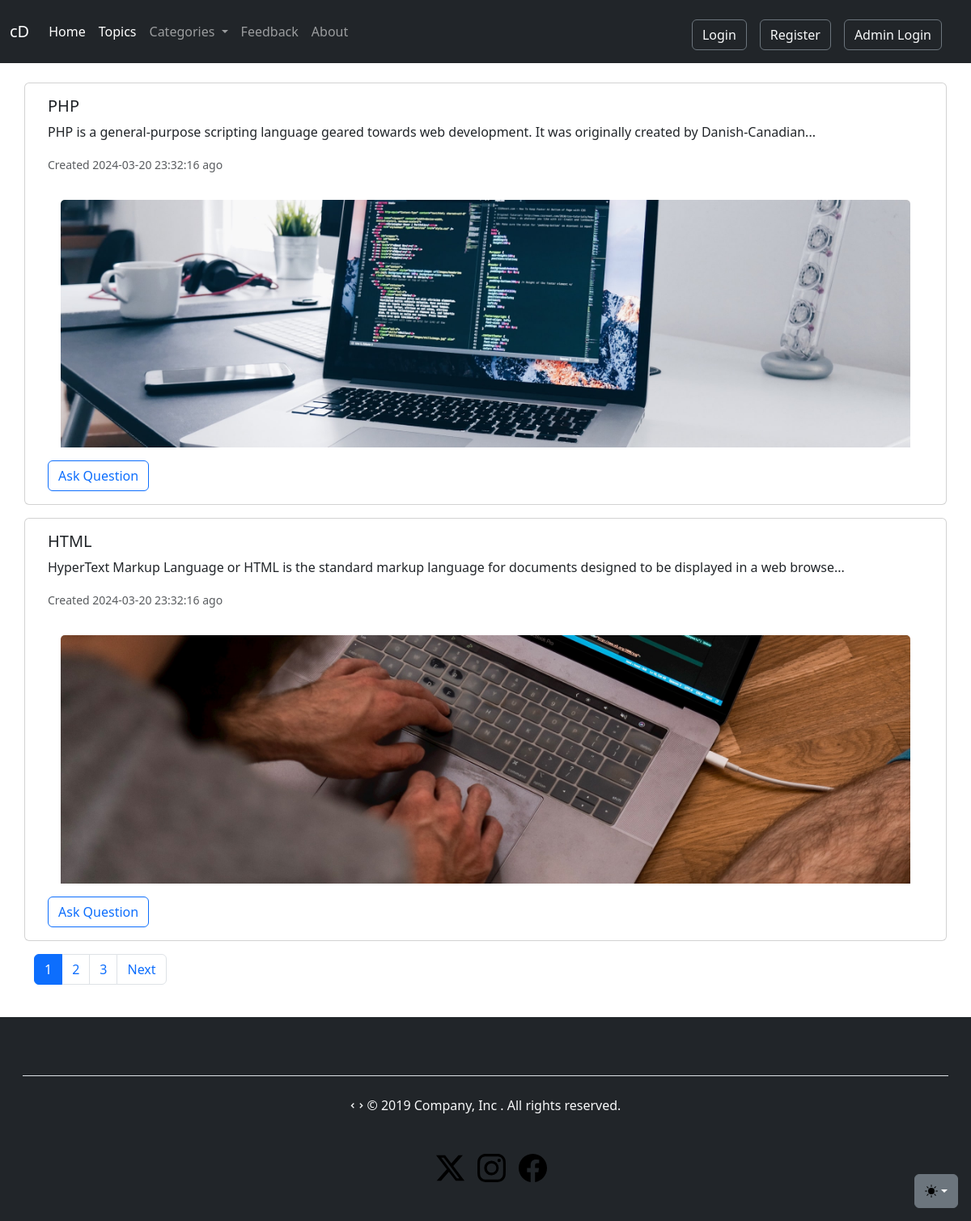
Page /topic.php on the committed database.
### tables this page shows
CREATE TABLE `categories` (
  `category_id` int(11) NOT NULL,
  `category_name` varchar(255) NOT NULL,
  `category_discreption` varchar(255) NOT NULL,
  `created` datetime NOT NULL DEFAULT current_timestamp()
);

### topic.php (the view, shortened to what this page needs)
<!doctype html>
<html lang="en">
<head>
    <link href="https://cdn.jsdelivr.net/npm/remixicon@4.1.0/fonts/remixicon.css" rel="stylesheet" />
    <link href="https://cdn.jsdelivr.net/npm/bootstrap@5.3.2/dist/css/bootstrap.min.css" rel="stylesheet">
</head>
<body>
    <?php include("partials/_header.php"); ?>
    <?php include("partials/_dbconnect.php"); ?>
    <div class="container my-3">
        <div class="row my-4">
            <?php
            $no=1;
            $limit = 2;
            if (isset($_GET['page'])) {
                $page = $_GET['page'];
            } else {
                $page = 1;
            }
            $offset = ($page - 1) * $limit;
            $sql = " SELECT * FROM `categories` LIMIT {$offset},{$limit}";
            $result = mysqli_query($conn, $sql);
            while ($row = mysqli_fetch_assoc($result)) {
                $id = $row['category_id'];
                $name = $row['category_name'];
                $disc = $row['category_discreption'];
                $created = $row['created'];
                echo'<div class="card mb-3 baseBlock" id="myCard">
                        <div class="card-body ">
                            <input type="hidden" name="idCat" id="idCat" value="'.$id.'">
                            <h5 class="card-title">' . $name . '</h5>
                            <p class="card-text">' . substr($disc, 0, 120) . '...</p>
                            <p class="card-text"><small class="text-body-secondary">Created ' . $created . ' ago</small></p>
                        <div class="card-body">
                            <img src="img/cat'.$no.'.jpg" class="card-img-top" alt="...">
                            </div>
                            <a href="threadlist.php?catid=' . $id . '" class="btn  btn-outline-primary">Ask Question</a>
                            </div>
                    </div>';
                $no++;
            }
            $sql1 = " SELECT * FROM `categories`";
            $result1 = mysqli_query($conn, $sql1);
            if (mysqli_num_rows($result1)) {
                $total_records =  mysqli_num_rows($result1);
                $total_page = ceil($total_records / $limit);
                echo '<nav aria-label="Page navigation example">
                <ul class="pagination">';
                for ($i = 1; $i <= $total_page; $i++) {
                    if ($i == $page) {
                        $active = "active";
                    } else {
                        $active = "";
                    }
                    echo  '
                         <li class="page-item"><a class="page-link ' . $active . '" href="topic.php?page=' . $i . '">' . $i . '</a></li>
                         ';
                }
                if ($total_page > $page) {
                    echo '<li class="page-item"><a class="page-link" href="topic.php?page=' . ($page + 1) . '">Next</a></li>';
                }
            }
            echo '</ul>
            </nav>';
            ?>
        </div>
    </div>
    <?php include("partials/_footer.php"); ?>
</body>
</html>

### topic.php (style rules this page uses)
.baseBlock { -moz-transition: all 0.3s cubic-bezier(0.165, 0.84, 0.44, 1); -o-transition: all 0.3s cubic-bezier(0.165, 0.84, 0.44, 1); transition: all 0.3s cubic-bezier(0.165, 0.84, 0.44, 1); }

### rows in the picture
categories: category_name "PHP", category_discreption "PHP is a general-purpose scripting language geared towards web development. It was originally created by Danish-Canadian", created "2024-03-20 23:32:16", shows a picture
categories: category_name "HTML", category_discreption "HyperText Markup Language or HTML is the standard markup language for documents designed to be displayed in a web browse", created "2024-03-20 23:32:16", shows a picture
